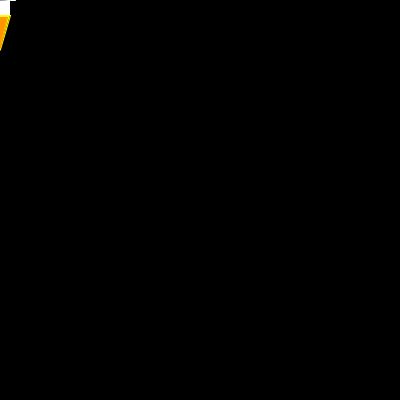
Frame 1 (no input)
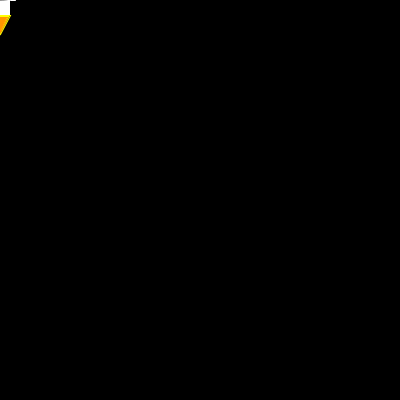
Frame 60 (the mouse pressed at the canvas centre just before this capture)
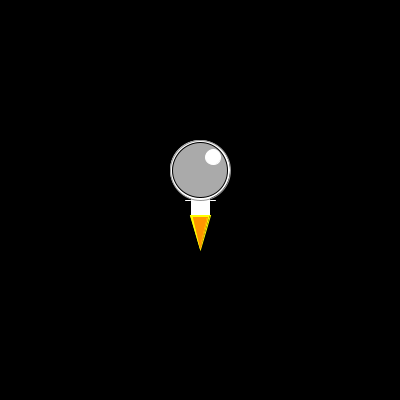
Frame 120 (the mouse held since frame 60 and released just before this capture)

The Processing sketch that drew these frames (run headless with seeded random() and noise(); from frame 60 on, the mouse is pressed at the canvas centre):

// Processing sketch: processing_79032
// ── processing_79032.pde



void setup() {
  // 
  size(400,400);
  smooth();  
}
void draw() {
  float randomTri = mouseY+random(30,60); //set Y coordinates on bottom part of triangle to randomly switch  
  //Draw a black background
  background(0);
  
  //set shape mode to centre
  ellipseMode(CENTER);
  rectMode(CENTER);
  
  //Body
  stroke(0);
  fill(255);
  rect(mouseX,mouseY,20,30);
  
  //head
  stroke(150);
  fill(255);
  ellipse(mouseX,mouseY-30,60,60);
 
 //arms
 stroke(255);
 line(mouseX-10,mouseY,pmouseX-15,pmouseY);
 line(mouseX+10,mouseY,pmouseX+15,pmouseY);
 
 //head visor
 stroke(0);
 fill(170);
 ellipse(mouseX,mouseY-30,55,55);
 
 //visor reflection
 stroke(255);
 fill(255);
 ellipse(mouseX+13,mouseY-43,15,15);
 
 //jet flame (yellow)
stroke(255,255,0);
fill(255,255,0);
triangle(mouseX-10,mouseY+15,mouseX+10,mouseY+15,mouseX,randomTri);

 //jet flame (orange)
stroke(255,150,0);
fill(255,150,0);
triangle(mouseX-7,mouseY+17,mouseX+7,mouseY+17,mouseX,randomTri-2);
}
